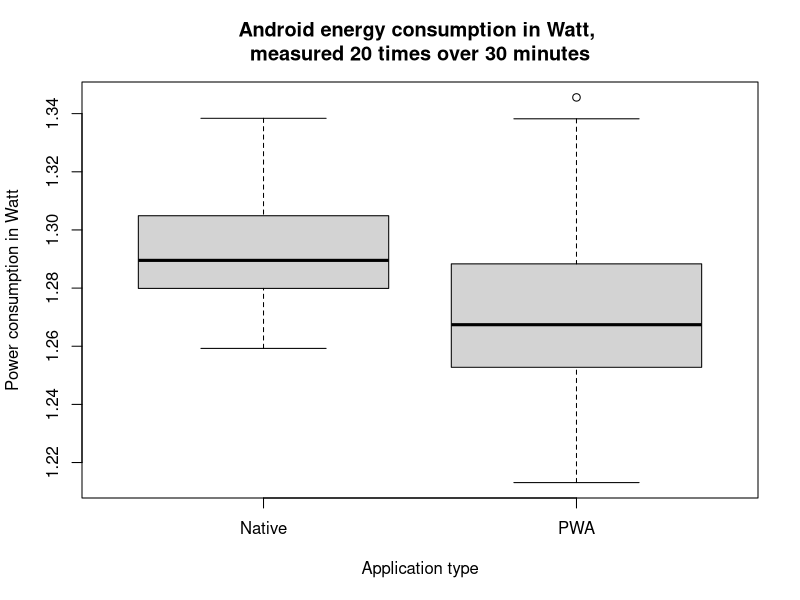
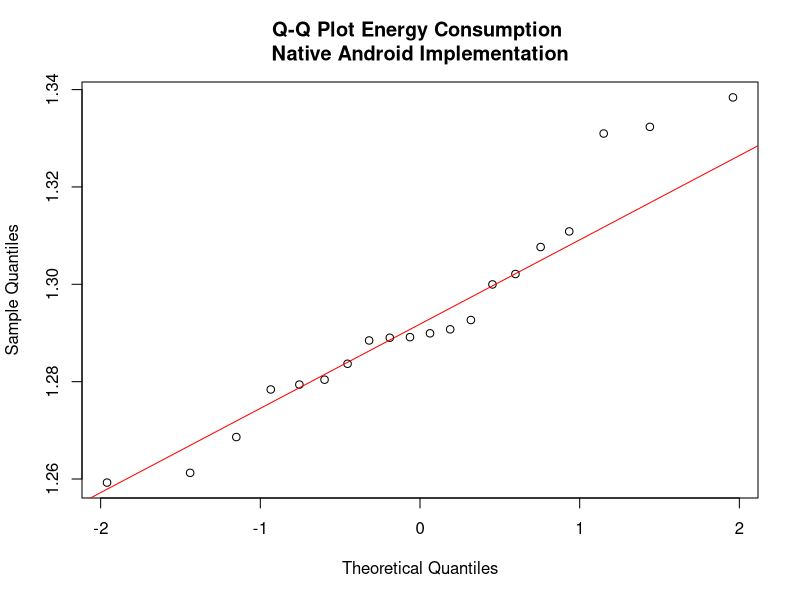
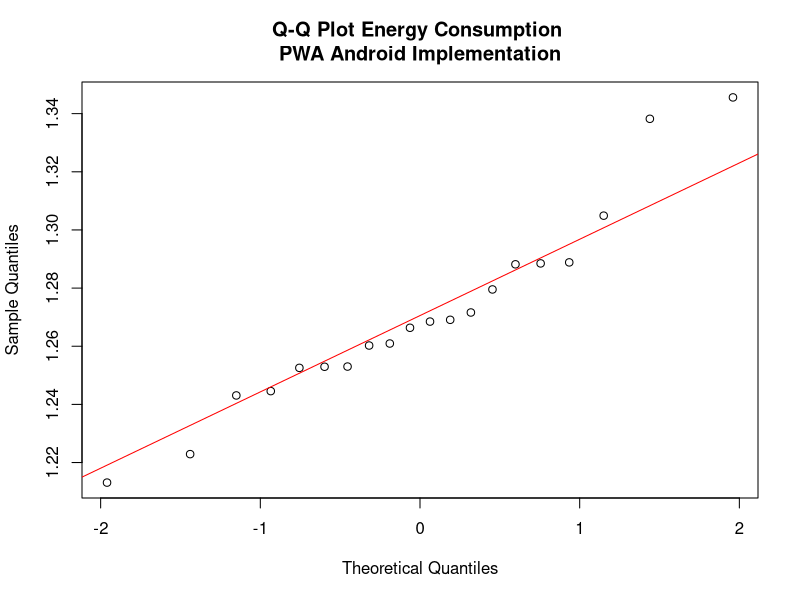

These charts were generated, in order, by the following R code:
CONFIDENCE = 0.05

# Average Power consumption in W over 30 minutes
android_pwa_values =    c(1.288841645, 1.266350414, 1.28849271, 1.271608907, 1.345585186,
                          1.269091124, 1.268481414, 1.260936963,1.279534828, 1.21310274,
                          1.304914805, 1.253012247, 1.252946022,1.243076405, 1.260249671,
                          1.244565597, 1.222892705, 1.338224892,1.252564332, 1.288180725)
android_native_values = c(1.289021469, 1.289927775, 1.28914259, 1.283675544, 1.307657773,
                          1.279396033, 1.280403287, 1.278392237,1.292660133, 1.288462521,
                          1.268618393, 1.299971279, 1.290751192,1.332345104, 1.31086153,
                          1.259260893, 1.338396388, 1.330978521,1.302116651, 1.261261935)

# For p > 0.05 accept H0 that means are equal
ttest = t.test(android_native_values, android_pwa_values);

boxplot(android_native_values, android_pwa_values,
        names=c("Native", "PWA"), 
        main="Android energy consumption in Watt, \nmeasured 20 times over 30 minutes",
        xlab="Application type", ylab="Power consumption in Watt")

wtest = wilcox.test(android_native_values, android_pwa_values);

test.normality <- function(){
  pwa_normality = shapiro.test(android_pwa_values)
  native_normality = shapiro.test(android_native_values)

  if(pwa_normality$p.value > CONFIDENCE &&
     native_normality$p.value > CONFIDENCE){
    print(sprintf("Shapiro: The 30 minute datasets are normally distributed, p-value pwa: %f, p-value native: %f", 
           pwa_normality$p.value, native_normality$p.value))
  }else{
    print(sprintf("Shapiro: The 30 minute datasets are not normally distributed, p-value pwa: %f, p-value native: %f", 
            pwa_normality$p.value, native_normality$p.value))
  }
}

# Print to the screen whether all data is normally distributed
test.normality()

if (ttest$p.value > CONFIDENCE){
  print("t-test 30 min: The average energy consumption of PWAs and Native apps does not differ")
}else{
  print(sprintf("t-test 30 min: The average energy consumption of PWAs and Native apps does differ, p-value: %f", ttest$p.value))
}

if (wtest$p.value > CONFIDENCE){
  print("Wilcox 30 min: The average energy consumption of PWAs and Native apps does not differ")
}else{
  print(sprintf("Wilcox 30 min: The average energy consumption of PWAs and Native apps does differ, p-value: %f", wtest$p.value))
}

qqnorm(android_native_values, main="Q-Q Plot Energy Consumption \nNative Android Implementation")
qqline(android_native_values, col='red')

qqnorm(android_pwa_values, main="Q-Q Plot Energy Consumption \nPWA Android Implementation")
qqline(android_pwa_values, col='red')

